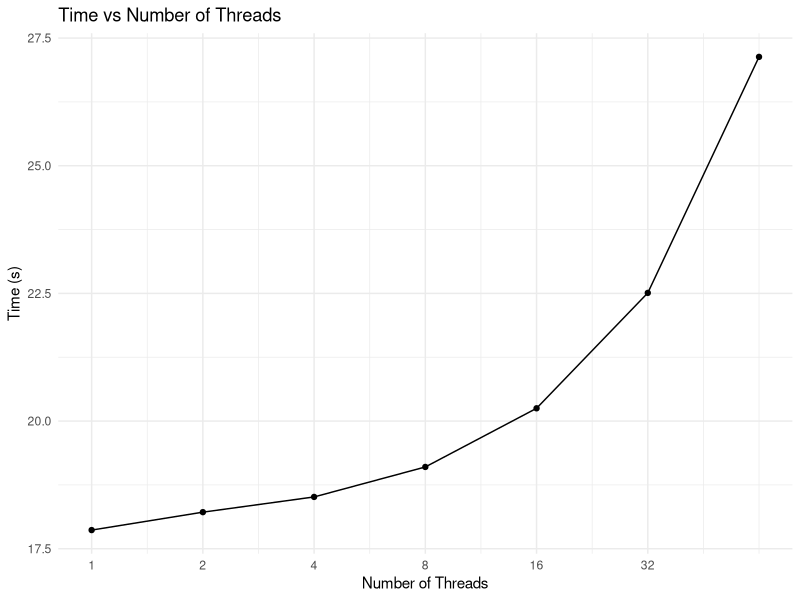
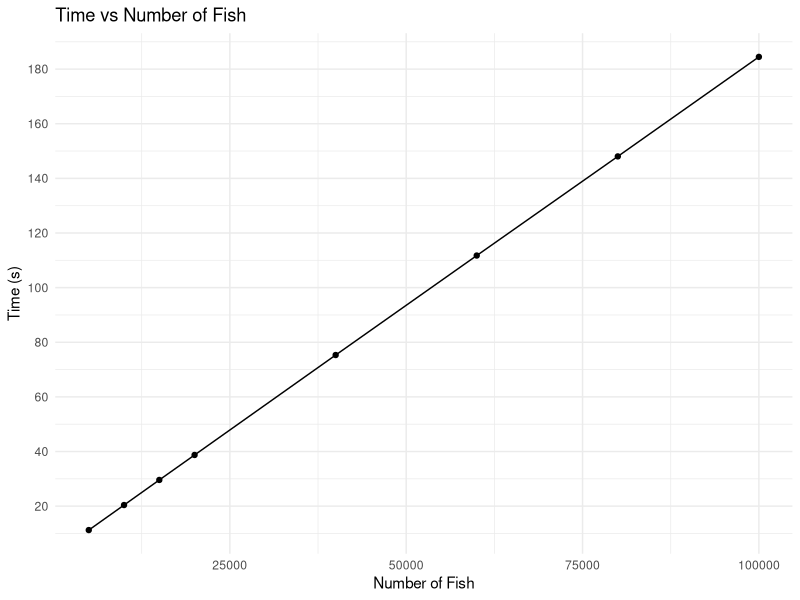
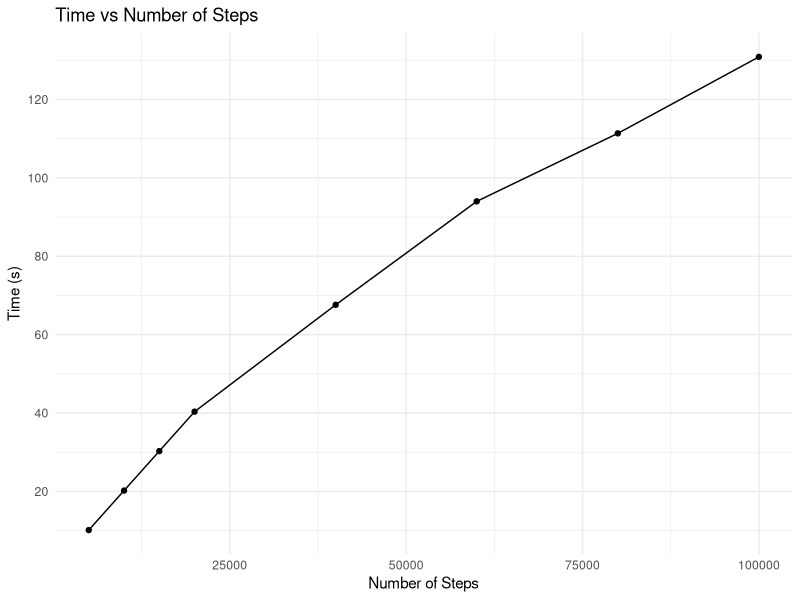
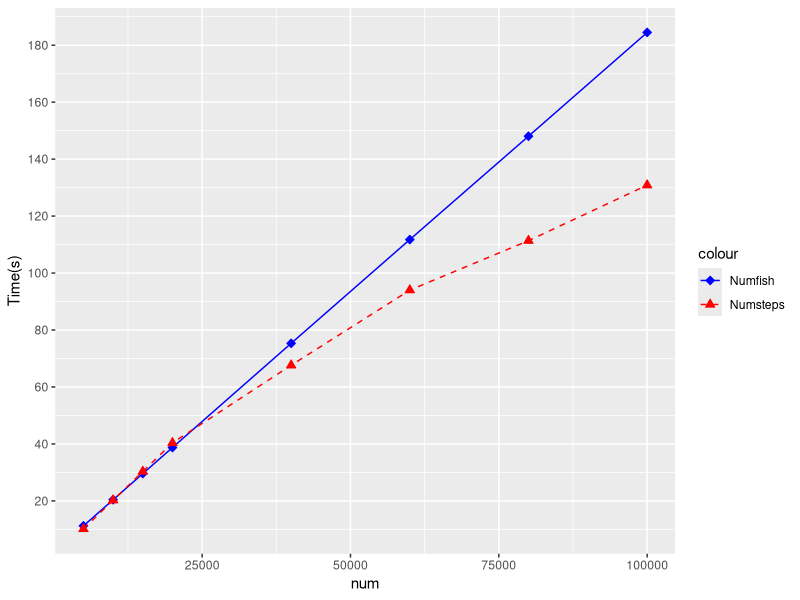
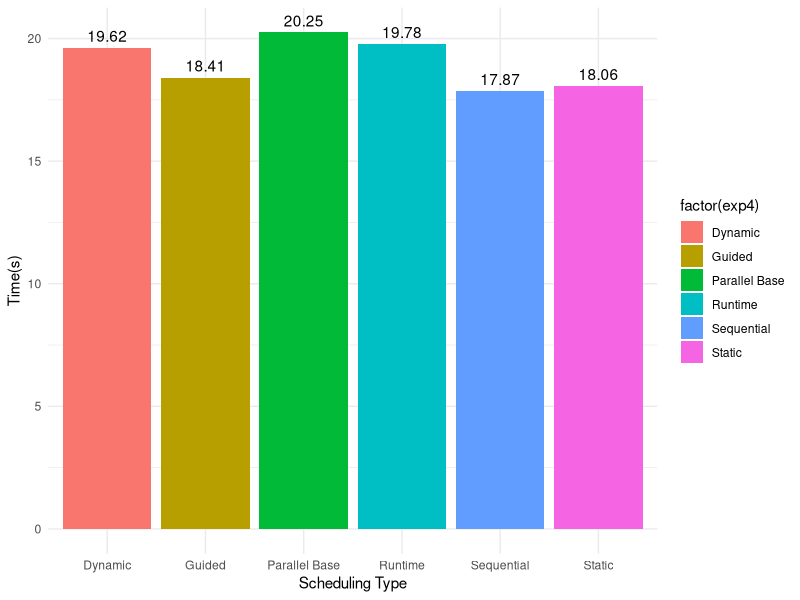
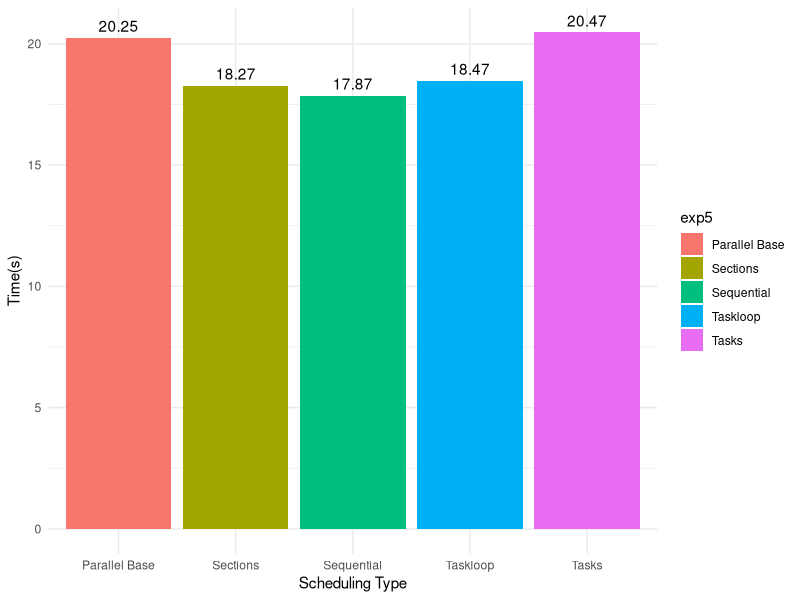

The R source for these figures, in order:
## ---- chunk 1
knitr::opts_chunk$set(echo = TRUE)

## ---- chunk 2
library(ggplot2)
library(dplyr)
library(readxl)
## ---- chunk 3
df <- read_excel("data.xlsx")
## ---- chunk 4
# Create the plot
ggplot(df, aes(x = exp1, y = exp1t)) +
  geom_point() +
  geom_line() +
  scale_x_log10(breaks = c(1, 2, 4, 8, 16, 32)) +
  labs(
    title = "Time vs Number of Threads",
    x = "Number of Threads",
    y = "Time (s)"
  ) +
  theme_minimal()
## ---- chunk 5

# Step 3: Create the plot
ggplot(df, aes(x = exp2, y = exp2t)) +
  geom_point() +
  geom_line() +
  labs(
    title = "Time vs Number of Fish",
    x = "Number of Fish",
    y = "Time (s)"
  ) +
  theme_minimal()+
  scale_y_continuous(breaks = seq(0, max(df$exp2t), by = 20)) 
## ---- chunk 6

# Step 3: Create the plot
ggplot(df, aes(x = exp3, y = exp3t)) +
  geom_point() +
  geom_line() +
  labs(
    title = "Time vs Number of Steps",
    x = "Number of Steps",
    y = "Time (s)"
  ) +
  theme_minimal()+
  scale_y_continuous(breaks = seq(0, max(df$exp2t), by = 20)) 
## ---- chunk 7
# Create a data frame
fishSteps <- data.frame(
  Num = c(5000, 10000, 15000, 20000, 25000, 5000, 10000, 15000, 20000, 25000),
  Time = c(6.331361, 12.699427, 19.057465, 25.373998, 31.694911, 6.312065, 12.508974, 18.71223, 24.924847, 31.135177),
  Category = c(rep("Num_Fish", 5), rep("Num_Steps", 5))
)

ggplot(df, aes(x = exp2)) +
  geom_point(aes(y = exp2t, color = "Exp2t"), shape=23, fill="blue", size=2) +
  geom_line(aes(y = exp2t, color = "Exp2t"), linetype = "solid") +
  geom_point(aes(y = exp3t, color = "Exp3t"), shape=24, fill="red", size=2) +
  geom_line(aes(y = exp3t, color = "Exp3t"), linetype = "dashed") +
  scale_color_manual(values = c("Exp2t" = "blue", "Exp3t" = "red"),
                     labels = c("Numfish", "Numsteps")) +
  labs(x = "num", y = "Time(s)") +
  scale_y_continuous(breaks = seq(0, max(df$exp2t), by = 20)) 
## ---- chunk 8
# Arrange the data in ascending order based on the exp4 column
df <- df %>%
  filter(!is.na(exp4)) %>%
  arrange(exp4)

# Create the plot
ggplot(data = df, aes(x = factor(exp4), y = exp4t, fill = factor(exp4))) +
  geom_bar(stat = "identity") +
  geom_text(aes(label = round(exp4t, 2)), vjust = -0.5) +  # Add text labels with rounded values
  labs(x = "Scheduling Type", y = "Time(s)") +
  scale_fill_discrete() +  # Use different colors for each bar
  theme_minimal()
## ---- chunk 9
ggplot(data=subset(df, !is.na(exp5)), aes(x = exp5, y = exp5t, fill = exp5)) +
  geom_bar(stat = "identity") +
  geom_text(aes(label = round(exp5t, 2)), vjust = -0.5) +  # Add text labels with rounded values
  labs(x = "Scheduling Type", y = "Time(s)") +
  scale_fill_discrete() +  # Use different colors for each bar
  theme_minimal()
